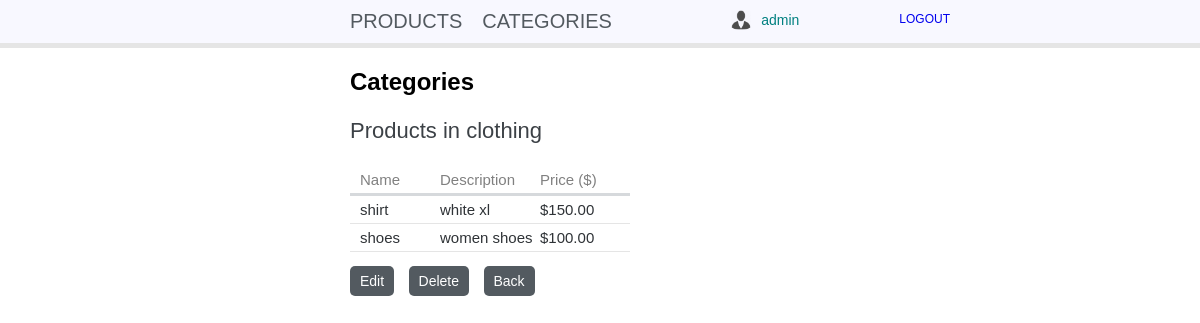
Screenshot of /category/detail/clothing/ (signed in) with the database file from the repository.
### shop/models.py (models this page shows, shortened)
class Category(models.Model):
    name = models.CharField(max_length=155)
    slug = extension_fields.AutoSlugField(populate_from='name', blank=True)
    class Meta:
        ordering = ('-pk',)
    def get_update_url(self):
        return reverse('shop_category_update', args=(self.slug,))
    def get_delete_url(self):
        return reverse('shop_category_delete', args=(self.slug,))

class Product(models.Model):
    name = models.CharField(max_length=155)
    slug = extension_fields.AutoSlugField(populate_from='name', blank=True)
    description = models.TextField(max_length=250)
    price = models.DecimalField(max_digits=8, decimal_places=2)
    category = models.ForeignKey(
        'Category',
        on_delete=models.CASCADE,
        related_name='category'
    )
    class Meta:
        ordering = ('-pk',)

### shop/views.py (the view)
# urls.py: path('category/detail/<slug:slug>/', views.CategoryDetailView.as_view(), name='shop_category_detail'),
class CategoryDetailView(LoginRequiredMixin, DetailView):
    model = Category
    def get_context_data(self, **kwargs):
        context = super().get_context_data(**kwargs)
        context['products_in_category'] = Product.objects.filter(category=context['object'])
        return context

### shop/templates/shop/category_detail.html (shortened to what this page needs)
{% extends "base.html" %}
{% load static %}
{% block content %}
	<h2>Categories</h2>
	<h3>Products in {{ object.name }}</h3>
    <div class="table">
		<div class="table-head">
			<li class="tabledata name">Name</li>
		    <li class="tabledata description">Description</li>
		    <li class="tabledata price">Price ($)</li>
		</div>
		{% for product_item in products_in_category %}
		<div >
			<a>
				<div class="table-data-list" >
				    <li class="tabledata name">{{product_item.name}}</li>
				    <li class="tabledata description">{{ product_item.description }}</li>
				    <li class="tabledata price">${{ product_item.price }}</li>
				</div>
			</a>
		</div>
		{% endfor %}
	</div>
	<div class="bottom-btns">
    	<a class="btn btn-primary" href="{{object.get_update_url}}">Edit</a>
    	<a class="btn btn-primary" href="{{object.get_delete_url}}">Delete</a>
		<a id="p-down" class="btn btn-default" href="{% url 'shop_category_list' %}">Back</a>
	</div>
{% endblock %}

### shop/templates/base.html
{% load static %}
<html>
	<head>
		<link href="{% static 'style.css' %}" rel="stylesheet">
	</head>
	<body>
		<nav class="light-blue lighten-1" role="navigation">
			<div class="nav-wrapper container">
				<div class="nav1-data">
					<a class="nav1" href="/">Products</a>
					<a class="nav1" href="/category/">Categories</a>
				</div>
				<div class="nav2-data">
					<a class="nav-logout" href="/accounts/logout/">Logout</a>
					<a class="the-username">{{ request.user.username }}</a>
					<img class="user-image" src="{% static 'img/user.png' %}">
				</div>
		    </div>
	    </nav>
	    <div class="main-container">
	    <div class="container">
	    	<div class="section">
	    		{% block content %}
	    		{% endblock %}
	    	</div>
    	</div>
    	</div>
	</body>
</html>

### shop/static/style.css (style rules this page uses)
html { font-family: Arial,"Helvetica Neue",Helvetica,sans-serif; }
body { padding: 0; margin: 0; }
a { text-decoration: none; outline: none; }
h3 { color: #3c4146; font-weight: 500; font-size: 22px; }
.nav1-data { margin-left: 40px; background-color: ghostwhite; display: flex; }
.nav-wrapper.container { background-color: ghostwhite; display: flex; border-bottom: 5px solid #e5e5e5; padding-left: 300px; padding-right: 200px; }
.container { padding-left: 300px; }
.nav1 { text-transform: uppercase; text-decoration: none; font-size: 20px; padding-left: 10px; padding-right: 10px; padding-top: 10px; padding-bottom: 10px; color: #535a60; }
.nav-logout { float: right; text-transform: uppercase; font-size: 12px; margin-top: 12px; margin-right: 50px; }
.nav2-data { float: right; width: 100%; }
.the-username { margin-top: 12px; float: right; font-size: 14px; margin-right: 100px; }
.user-image { float: right; height: 20px; margin-right: 10px; margin-top: 10px; }
.section { margin-left: 50px; }
.table-data,.table-data-list { display: inline-flex; list-style: none; padding-top: 5px; padding-bottom: 5px; padding-left: 10px; border-bottom: 1px solid #e5e5e5; color: #2f3337; font-size: 15px; }
.table-head { border-bottom: 3px solid #d6d9dc; display: inline-flex; list-style: none; padding-left: 10px; padding-top: 5px; padding-bottom: 5px; color: grey; font-size: 15px; }
.tabledata.name { width: 80px; }
.tabledata.description { width: 100px; }
.tabledata.price { width: 90px; }
.table { margin-bottom: 20px; }
.btn.btn-primary { border: none; font-size: 14px; background-color: #535a60; padding-left: 10px; padding-right: 10px; padding-top: 7px; padding-bottom: 7px; border-radius: 5px; color: white; cursor: pointer; }
.btn.btn-default { border: none; font-size: 14px; background-color: #535a60; padding-left: 10px; padding-right: 10px; padding-top: 7px; padding-bottom: 7px; border-radius: 5px; color: white; cursor: pointer; }
.btn.btn-primary { margin-right: 10px; }
#p-down { margin-top: 25px; }
.light-blue.lighten-1 { background-color: #fff !important; color: teal !important; }
.the-username { color: teal !important; float: right; margin-right: 100px; }

### rows the page displays
Category: name "clothing"
Product: name "shirt", description "white xl", price "150.00"
Product: name "shoes", description "women shoes", price "100.00"

### other values shown
{{ request.user.username }} "admin"
